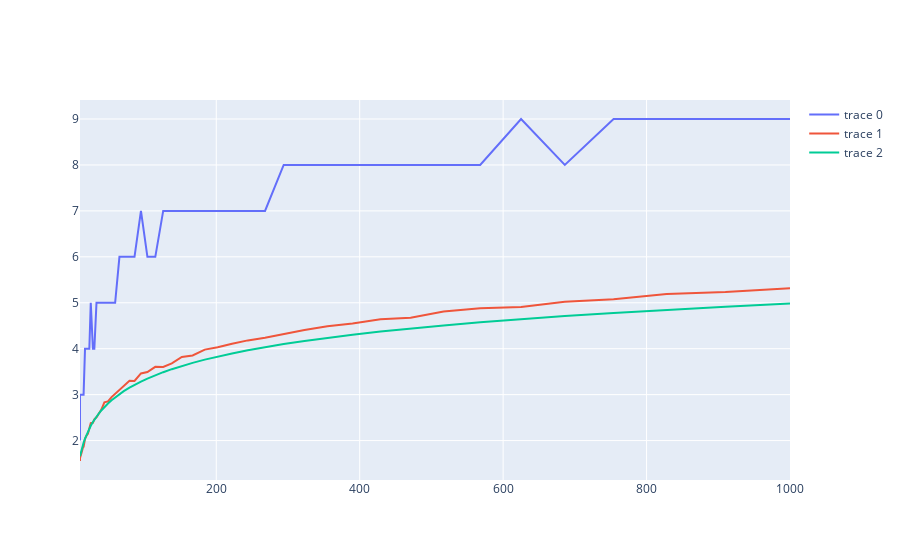

Here is the notebook cell this chart was saved with:
### Code cell
def theor_d_max(x, k):
    return np.log(x) / np.log(k)

theor1 = go.Scatter(
    x=rang,
    y=list(map(lambda x: theor_d_max(x, 4), rang))
)
fig.add_trace(theor1)
fig.show()
